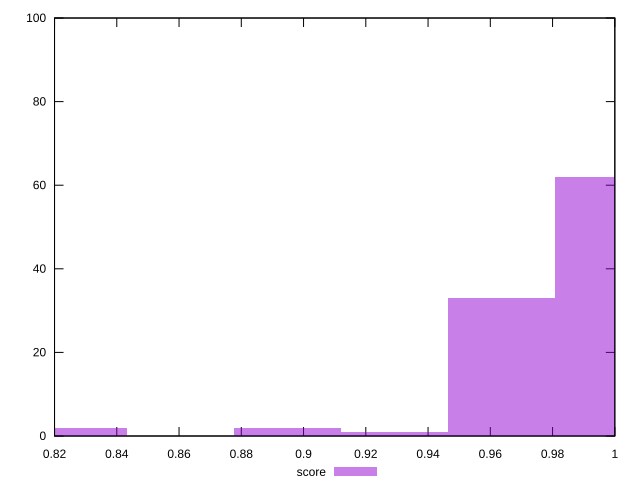

Reproduce this figure in gnuplot.
reset

$score <<EOF
0.9636041636070433 33
0.9980185980215805 62
0.8947752947779688 2
0.8259464259488942 2
0.929189729192506 1
EOF

set key outside below
set boxwidth 0.03441443441453726
set xrange [0.82:1]
set yrange [0:100]
set trange [0:100]
set style fill transparent solid 0.5 noborder
set terminal svg size 640, 490 enhanced background rgb 'white'
set output "report_00019_2021-02-10T18-14-37.922Z//max-potential-fid/samples/pages+cached+noadtech+nomedia/score/histogram.svg"

plot $score title "score" with boxes

reset
